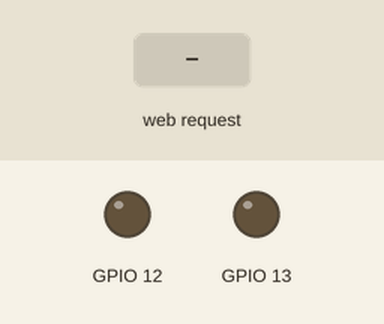
A sketch run on a simulated ESP32. Shown: output pins drawn as LEDs (lit = HIGH). The inputs (shaded band) are chosen by the test bench. WiFi joins after 1.5 s; servers stay silent unless stated; what the sketch prints to the serial monitor is not drawn.

Above: at 2.8 s.
2.9 s: HTTP request GET /?light1=on received
At 4.0 s:
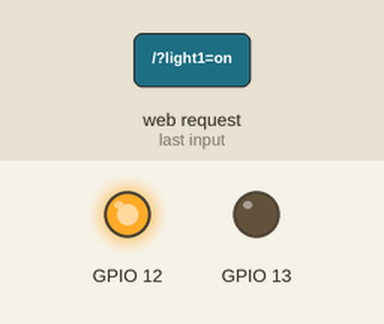
4.4 s: HTTP request GET /?light2=on received
At 5.2 s:
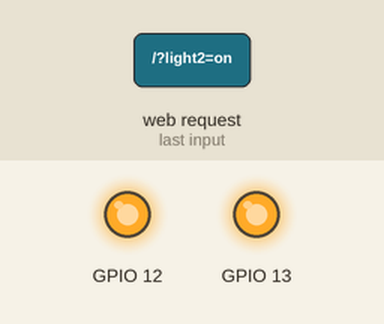
5.9 s: HTTP request GET /?light1=off received
At 6.3 s:
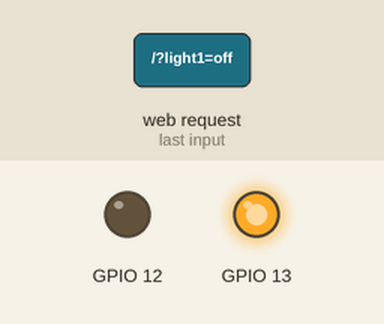
7.4 s: HTTP request GET /?light2=off received
At 8.6 s:
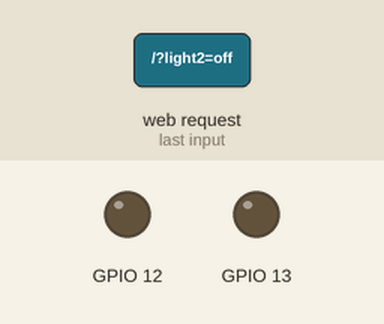
Timing chart, 0 to 9.9 s (numbered marks = the images above; inputs shaded):
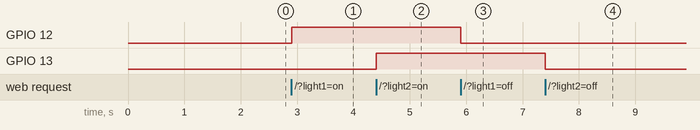

Measured:
- after the input at 2.9 s, GPIO 12: LOW → HIGH at once
- after the input at 4.4 s, GPIO 13: LOW → HIGH at once
- after the input at 5.9 s, GPIO 12: HIGH → LOW at once
- after the input at 7.4 s, GPIO 13: HIGH → LOW at once

The sketch:

home_control.ino
```cpp
#include <WiFi.h>

NetworkServer server = NetworkServer(80);

void setup() {
  Serial.begin(115200);
  pinMode(12, OUTPUT);
  pinMode(13, OUTPUT);


  Serial.print("Connecting...");
  WiFi.begin("WiFi1", "123456");

  while (WiFi.status() != WL_CONNECTED) {
    // digitalWrite(12, HIGH);
    // delay(200);
    Serial.print(".");
    // digitalWrite(12, LOW);
    delay(200);
  }

  Serial.println();
  Serial.println("WiFi Connected");

  server.begin();
  Serial.println("Server Started");
  Serial.println(WiFi.localIP());
}

void loop() {
  NetworkClient client = server.accept();

  if (client) {

    String requestText = "";

    while (client.connected()) {
      if (client.available()) {
        char c = client.read();
        requestText += c;

        if (c == '\n') {
          Serial.println(requestText);
          // Control Light 1 (Pin 12)
          if (requestText.indexOf("light1=on") != -1) {
            digitalWrite(12, HIGH);
          } else if (requestText.indexOf("light1=off") != -1) {
            digitalWrite(12, LOW);
          }

          // Control Light 2 (Pin 13)
          if (requestText.indexOf("light2=on") != -1) {
            digitalWrite(13, HIGH);
          } else if (requestText.indexOf("light2=off") != -1) {
            digitalWrite(13, LOW);
          }

          break;
        }
        // Serial.write(c);
      }
    }
  }
  client.stop();
}
```
